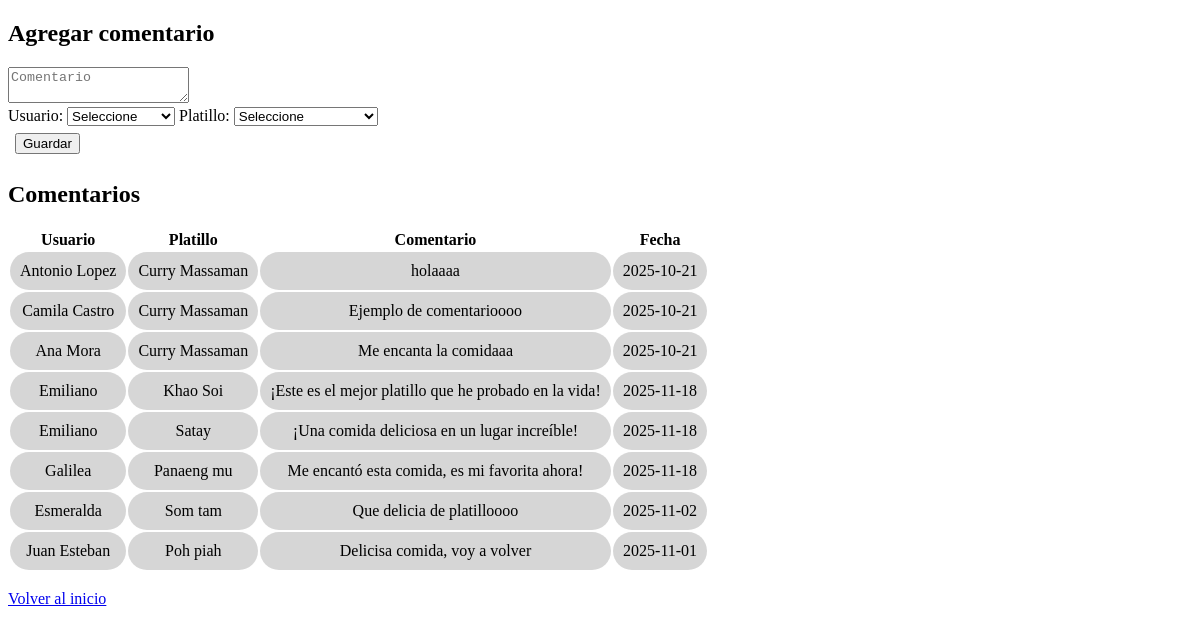
The page /PHP/comentarios.php on the database its author committed.
### tables this page shows
CREATE TABLE `comentarios` (
  `ID` int(11) NOT NULL,
  `TextoComentario` varchar(60) NOT NULL,
  `Fecha` date NOT NULL,
  `usuario_id` int(11) DEFAULT NULL,
  `platillo_id` int(11) DEFAULT NULL
);

CREATE TABLE `usuarios` (
  `ID` int(11) NOT NULL,
  `Nombre` varchar(30) NOT NULL,
  `Correo` varchar(30) NOT NULL,
  `Contraseña` varchar(255) NOT NULL,
  `carrera_id` int(11) DEFAULT NULL
);

CREATE TABLE `platillos` (
  `ID` int(11) NOT NULL,
  `Nombre` varchar(20) NOT NULL,
  `Ingredientes` text DEFAULT NULL,
  `Descripcion` text DEFAULT NULL,
  `Imagen` varchar(255) DEFAULT NULL
);

### PHP/comentarios.php (the view, shortened to what this page needs)
<?php
include("../PHP/conexion.php");
$sql = "SELECT c.TextoComentario, c.Fecha, u.Nombre AS Usuario, p.Nombre AS Platillo
        FROM comentarios c
        JOIN usuarios u ON c.usuario_id = u.ID
        JOIN platillos p ON c.platillo_id = p.ID";
$resultado = $conexion->query($sql);
?>
<!DOCTYPE html>
<html lang="es">
<head>
  <link rel="stylesheet" href="../CSS/estiloTablas.css">
</head>
<body>
  <h2>Agregar comentario</h2>
  <form method="POST">
    <textarea name="texto" placeholder="Comentario" required></textarea><br>
    <label>Usuario:</label>
    <select name="usuario_id" required>
      <option value="">Seleccione</option>
    </select>
    <label>Platillo:</label>
    <select name="platillo_id" required>
      <option value="">Seleccione</option>
    </select> <br>
    <button type="submit">Guardar</button>
  </form>
  <h2>Comentarios</h2>
  <table border="0">
    <tr><th>Usuario</th><th>Platillo</th><th>Comentario</th><th>Fecha</th></tr>
    <?php while ($fila = $resultado->fetch_assoc()) { ?>
      <tr>
        <td><?= $fila["Usuario"] ?></td>
        <td><?= $fila["Platillo"] ?></td>
        <td><?= $fila["TextoComentario"] ?></td>
        <td><?= $fila["Fecha"] ?></td>
      </tr>
    <?php } ?>
  </table>
  <br><a href="../index.html">Volver al inicio</a>
</body>
</html>

### CSS/estiloTablas.css (style rules this page uses)
table tr td { padding: 10px; background-color: rgba(161, 161, 161, 0.441); border-radius: 25px; text-align: center; }
button { margin: 7px; }

### rows shown on the page
comentarios: usuario.Nombre "Antonio Lopez", platillo.Nombre "Curry Massaman", TextoComentario "holaaaa", Fecha "2025-10-21"
comentarios: usuario.Nombre "Camila Castro", platillo.Nombre "Curry Massaman", TextoComentario "Ejemplo de comentarioooo", Fecha "2025-10-21"
comentarios: usuario.Nombre "Ana Mora", platillo.Nombre "Curry Massaman", TextoComentario "Me encanta la comidaaa", Fecha "2025-10-21"
comentarios: usuario.Nombre "Emiliano", platillo.Nombre "Khao Soi", TextoComentario "¡Este es el mejor platillo que he probado en la vida!", Fecha "2025-11-18"
comentarios: usuario.Nombre "Emiliano", platillo.Nombre "Satay", TextoComentario "¡Una comida deliciosa en un lugar increíble!", Fecha "2025-11-18"
comentarios: usuario.Nombre "Galilea", platillo.Nombre "Panaeng mu", TextoComentario "Me encantó esta comida, es mi favorita ahora!", Fecha "2025-11-18"
comentarios: usuario.Nombre "Esmeralda", platillo.Nombre "Som tam", TextoComentario "Que delicia de platilloooo", Fecha "2025-11-02"
comentarios: usuario.Nombre "Juan Esteban", platillo.Nombre "Poh piah", TextoComentario "Delicisa comida, voy a volver", Fecha "2025-11-01"
